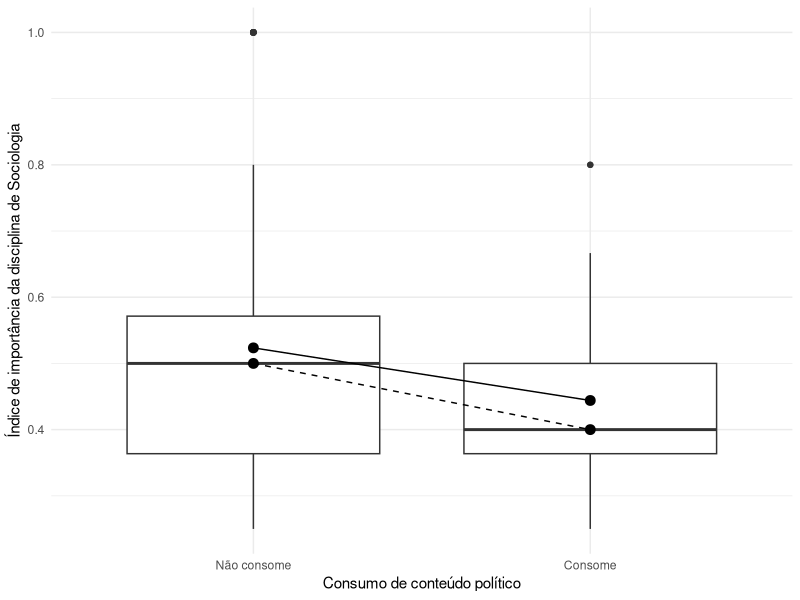

The R script that drew this image:
#Dependências
library(dplyr)
library(stringr)
library(ggplot2)

#Filtragem dos dados
data    <- read.csv("data.csv")[,c(3, 6:8, 24:35, 57:75)]
control <- data[, c(1:4, 17:33)]
l       <- c("Não sabe responder", "Comédia", "Notícias", "Cotidiano", "Celebridades", "Esportes", "Política")
for (i in l) {
  control[[i]] <- ifelse(str_detect(data$X18.Três.tipos.de.conteúdo.mais.consumido, fixed(i)), 1, 0)
}
data <- control
rm(control, l, i)

#Nomeando colunas
colnames(data) <- c("Year",           "Age",          "Gender",          "Race",
                    "Work.Geography", "Work.History", "Work.Philosophy", "Work.Sociology",
                    "Enem.Geography", "Enem.History", "Enem.Philosophy", "Enem.Sociology",
                    "Life.Geography", "Life.History", "Life.Philosophy", "Life.Sociology",
                    "Exp.Geography",  "Exp.History",  "Exp.Philosophy",  "Exp.Sociology",
                    "Opinion",
                    "None", "Comedy", "News", "Life", "Celebrities", "Sports", "Politics")

#Organizando ordinais
data$Year    <- factor(data$Year,    levels = c("1º", "2 º", "3 º"), labels = c(1,2,3))
data$Opinion <- factor(data$Opinion, levels = c("Ruim, muito difícil", "Ruim, pouco útil", "Boa, muito fácil", "Boa, muito útil"))

#Organização das dummies de consumo de mídia
for (i in c("None", "Comedy", "News", "Life", "Celebrities", "Sports", "Politics")) {
  data[[i]] <- factor(data[[i]], levels = c(0,1), labels = c("Não consome", "Consome"))
}
rm(i)

#------------------------------------
#Criação do índice
Importance = 4 / (data$Work.Sociology + data$Life.Sociology + data$Exp.Sociology + data$Enem.Sociology)

#------------------------------------
#Reformulando dados
data <- data.frame(Importance, Politics = data$Politics)
rm(Importance)

#Teste T
t.test(Importance ~ Politics, data)

#Gráfico
r <- data %>%
  group_by(Politics) %>%
  summarise(
    mean = mean(Importance, na.rm = TRUE),
    median = median(Importance, na.rm = TRUE)
    )

ggplot(data, aes(Politics, Importance)) +
  geom_boxplot() +
  
  geom_line(data  = r, aes(x = Politics, y = mean, group   = 1)) +
  geom_point(data = r, aes(x = Politics, y = mean), size   = 3) +
  geom_line(data  = r, aes(x = Politics, y = median, group = 1), linetype = "dashed") +
  geom_point(data = r, aes(x = Politics, y = median), size = 3) +
  
  labs(
    x = "Consumo de conteúdo político",
    y = "Índice de importância da disciplina de Sociologia"
  ) +
  theme_minimal()
